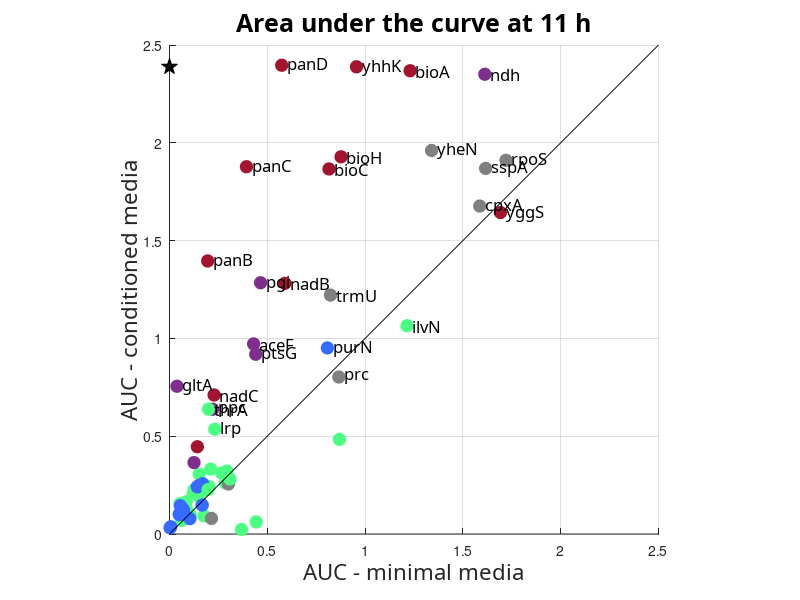

Source code (MATLAB): (Note: this script raises an error after producing the figure.)
%% Strict and Permissive Auxotrophy
% analyzes data of deletion strains grown in nutrient poor media or
% nutrient poor media conditioned by a wild-type strain
% Plots figure 3B-C
% 2020/10/11
%%
load cmAUC.mat
map = [0.4940 0.1840 0.5560
    0.5 0.5 0.5
    0.2968 1.0000 0.5097
    0.6350 0.0780 0.1840
    0.2143 0.4156 1.0000];
%% scatter plot
% plots figure 3B
x=mmAUC;
y=cmAUC;
textCord = y>=0.5;
figure;
hold on
for i =1:length(x)
    plot(x(i),y(i),'o','MarkerFaceColor',map(hitAnnotations(i,1),:),...
    'MarkerEdgeColor',map(hitAnnotations(i,1),:),'MarkerSize',9)
end
plot([min([x; y]) 2.5],[min([x; y]) 2.5], '-k')
plot(0,y(67),'pentagram','MarkerFaceColor','k','MarkerEdgeColor','k','MarkerSize',12)
text([x(textCord)+0.03],y(textCord),hitNames(textCord),'FontSize',12,'FontName','avenir')
title('Area under the curve at 11 h','FontSize',18,'FontName','avenir')
xlabel('AUC - minimal media','FontSize',16,'FontName','avenir')
ylabel('AUC - conditioned media','FontSize',16,'FontName','avenir')
axis square
grid on
%% collaboration score filtered first and normalized
ideal = [min(mmAUC) max(cmAUC)];
eucDist = zeros(length(cmAUC),1);
for iHit=1:length(cmAUC)
    eucDist(iHit,1) = sqrt((mmAUC(iHit,1)-ideal(1,1)).^2 + (cmAUC(iHit,1)-ideal(1,2)).^2);
end
eucDistFilltered = eucDist(cmAUC-mmAUC>0,1);
score = (max(eucDistFilltered)-eucDistFilltered)./max(eucDistFilltered);
hitNames2 = hitNames(cmAUC-mmAUC>0,1);
hitAnnotations2 = hitAnnotations(cmAUC-mmAUC>0,1);
[score inxEuc] = sort(score);
hitOrdNames = hitNames2(inxEuc);
hitOrdAnn = hitAnnotations2(inxEuc);
X = categorical(hitOrdNames);
X = reordercats(X,hitOrdNames);
%% Plot sorted collaboration score
% Plots figure 3C
figure
hold on
for k = 1:size(score,1)
    cord = hitOrdAnn(k,:);
    c = bar(k,score(k,1),'FaceColor',map(cord,:));
end
box on
grid on
ylabel('collaboration score filtered')
set(gca,'ylim',[0 1.05])
%save('validationEucDist4.mat','hitOrdNames','score','hitOrdAnn')
%% Load screen Results
[~,CMgene] = xlsread("OD5 - log2 and pval.xlsx", 'A2:A3545'); % this information is in supplementary table 1, sheet 'Cond. media 5X10^9 cells per mL'
CMfc = xlsread("OD5 - log2 and pval.xlsx", 'C2:C3545');
%find coordinates of hits in R output
CMcord = zeros(length(hitOrdNames),1);
for iGene = 1:length(hitOrdNames)
    CMcord(iGene) = find(strcmp(hitOrdNames(iGene),CMgene));
end
hitFC = CMfc(CMcord,:);
%% Scatter of collaboration score and screen fold-change
% Plots figure 3C inset
figure
for k = 1:size(score,1)
    cord = hitOrdAnn(k,:);
    plot(hitFC(k,1),score(k,1),'o','MarkerFaceColor',map(cord,:),...
        'MarkerEdgeColor',map(cord,:),'MarkerSize',14);
    hold on
end
%text(hitFC,score,hitOrdNames)
%set(gca,'ylim',[1 3])
xlabel('collaboration score')
grid on;box on; axis square
[r p] = corr(hitFC,score);
%%
score = (max(eucDistFilltered)-eucDist)./max(eucDistFilltered);
% save('eucDistAll.mat', 'score','hitNames')